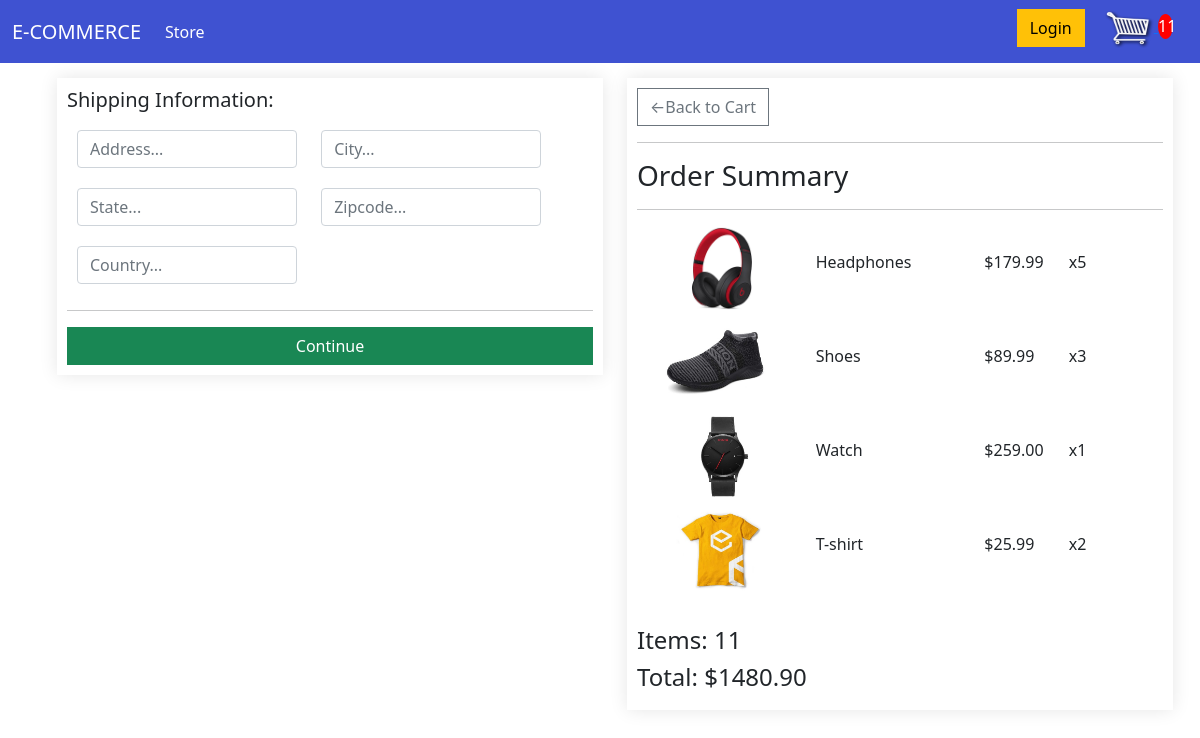
Screenshot of /checkout/ (signed in) with the database file from the repository.
### store/models.py (models this page shows, shortened)
class Order(models.Model):
    customer = models.ForeignKey(Customer, null=True, blank=True, on_delete=models.SET_NULL)
    transaction_id = models.CharField(max_length=200, null=True, blank=True)
    complete = models.BooleanField(default=False, blank=True)
    date_ordered = models.DateTimeField(auto_now_add=True)
    @property
    def shipping(self):
        shipping = False
        orderitems = self.orderitem_set.all()
        for orderitem in orderitems:
            if not orderitem.product.digital:
                shipping = True
        return shipping
    @property
    def get_total_items(self):
        orderitems = self.orderitem_set.all()
        total = sum([orderitem.quantity for orderitem in orderitems])
        return total
    @property
    def get_cart_total(self):
        orderitems = self.orderitem_set.all()
        total = sum([orderitem.get_total for orderitem in orderitems])
        return total

class OrderItem(models.Model):
    product = models.ForeignKey(Product, null=True, blank=True, on_delete=models.SET_NULL)
    quantity = models.IntegerField(default=0, blank=True)
    order = models.ForeignKey(Order, null=True, blank=True, on_delete=models.SET_NULL)
    date_added = models.DateTimeField(auto_now_add=True)
    @property
    def get_total(self):
        total = self.product.price * self.quantity
        return total

class Product(models.Model):
    name = models.CharField(max_length=200,null=True, blank=True)
    price = models.DecimalField(max_digits=9, decimal_places=2, null=True, blank=True)
    image = models.ImageField(default='cart_image_placeholder.png', null=True, blank=True)
    digital = models.BooleanField(default=False, null=True, blank=True)
    @property
    def imageURL(self):
        try:
            return self.image.url
        except:
            return ''

### store/views.py (the view)
# urls.py: path('checkout/', checkout, name='checkout'),
def checkout(request):
    data = renderCart(request)
    order = data['order']
    orderitems = data['orderitems']
    context = {
        'order': order,
        'orderitems': orderitems,
    }
    return render(request, 'store/checkout.html', context)

### store/utils.py (called while the page is built)
def renderCart(request):
    if request.user.is_authenticated:
        customer = request.user.customer
        order, created = Order.objects.get_or_create(customer=customer, complete=False)
        orderitems = order.orderitem_set.all()
    else:
        cookieD = cookieData(request)
        order = cookieD['order']
        orderitems = cookieD['orderitems']
    return {
        'order': order,
        'orderitems': orderitems,
    }

### store/templates/store/checkout.html (shortened to what this page needs)
{% extends 'base.html' %}
{% load static %}
{% block content %}
    <div class="row">
        <div class="col-md-6">
            <div class="checkout-card" id="form-wrapper">
                <form id="form">
                    <div id="shipping-info">
                        <h5>Shipping Information:</h5>
                        <div class="form-field">
                            <input type="text" style="width: 220px" name="address" class="form-control"
                                   placeholder="Address...">
                        </div>
                        <div class="form-field">
                            <input type="text" style="width: 220px" name="city" class="form-control"
                                   placeholder="City...">
                        </div>
                        <div class="form-field">
                            <input type="text" style="width: 220px" name="state" class="form-control"
                                   placeholder="State...">
                        </div>
                        <div class="form-field">
                            <input type="text" style="width: 220px" name="zipcode" class="form-control"
                                   placeholder="Zipcode...">
                        </div>
                        <div class="form-field">
                            <input type="text" style="width: 220px" name="country" class="form-control"
                                   placeholder="Country...">
                        </div>
                        <hr>
                    </div>
                    <div class="d-grid gap-2">
                        <input type="submit" id="confirm-info" value="Continue" class="btn btn-success">
                    </div>
                </form>
            </div>
        </div>
        <div class="col-md-6">
            <div class="checkout-card">
                <a class="btn btn-outline-secondary" href="{% url 'cart' %}">&#8592;Back to Cart</a>
                <hr>
                <h3>Order Summary</h3>
                <hr>
                {% for orderitem in orderitems %}
                    <div class="checkout-row">
                        <div style="flex: 2"><img class="checkout-img" src="{{ orderitem.product.imageURL }}"></div>
                        <div style="flex: 2"><br>{{ orderitem.product.name }}</div>
                        <div style="flex: 1"><br>${{ orderitem.product.price|floatformat:2 }}</div>
                        <div style="flex: 1"><br>x{{ orderitem.quantity }}</div>
                    </div>
                {% endfor %}
                <br>
                <h4>Items: {{ order.get_total_items }}</h4>
                <h4>Total: ${{ order.get_cart_total }}</h4>
            </div>
        </div>
    </div>
{% endblock %}

### store/templates/navbar.html (shortened to what this page needs)
{% load static %}
<nav class="navbar navbar-expand-lg navbar-dark bg-dark">
  <div class="container-fluid">
    <a class="navbar-brand" href="#">E-COMMERCE</a>
    <div class="collapse navbar-collapse" id="navbarSupportedContent">
      <ul class="navbar-nav me-auto mb-2 mb-lg-0">
        <li class="nav-item">
          <a class="nav-link active" aria-current="page" href="{% url 'store' %}">Store</a>
        </li>
      </ul>
      <div>
          <a class="navbar-sec btn btn-warning">Login</a>
          <a class="navbar-sec" href="{% url 'cart' %}">
              <img class="nav-cart" src="{% static 'images/cart.png' %}">
              <p class="nav-items">{{ order.get_total_items }}</p>
          </a>
      </div>
    </div>
  </div>
</nav>

### static/css/style.css (style rules this page uses)
body { background: white; }
.bg-dark { background: #3f52d1 !important; }
.nav-cart { width: 50px; height: 40px; display: inline-block; }
.nav-items { background: red; width: 15px; height: 25px; color: white; text-align: center; border-radius: 50%; display: inline-block; }
.navbar-sec { display: inline-block; margin-right: 15px; }
.btn { border-radius: 0; }
.form-field { display: inline-block; padding: 10px; }
.checkout-card { background: white; box-shadow: 0px 0px 17px hsl(0,0%, 90%); padding: 10px; margin: 15px; width: 100%; }
.checkout-img { width: 150px; }
.checkout-row { display: flex; margin: 10px; }

### rows the page displays
Order: get_total_items "11", get_cart_total "1480.90"
OrderItem: product.imageURL (picture), product.name "Headphones", product.price "179.99", quantity "5"
OrderItem: product.imageURL (picture), product.name "Shoes", product.price "89.99", quantity "3"
OrderItem: product.imageURL (picture), product.name "Watch", product.price "259.00", quantity "1"
OrderItem: product.imageURL (picture), product.name "T-shirt", product.price "25.99", quantity "2"
